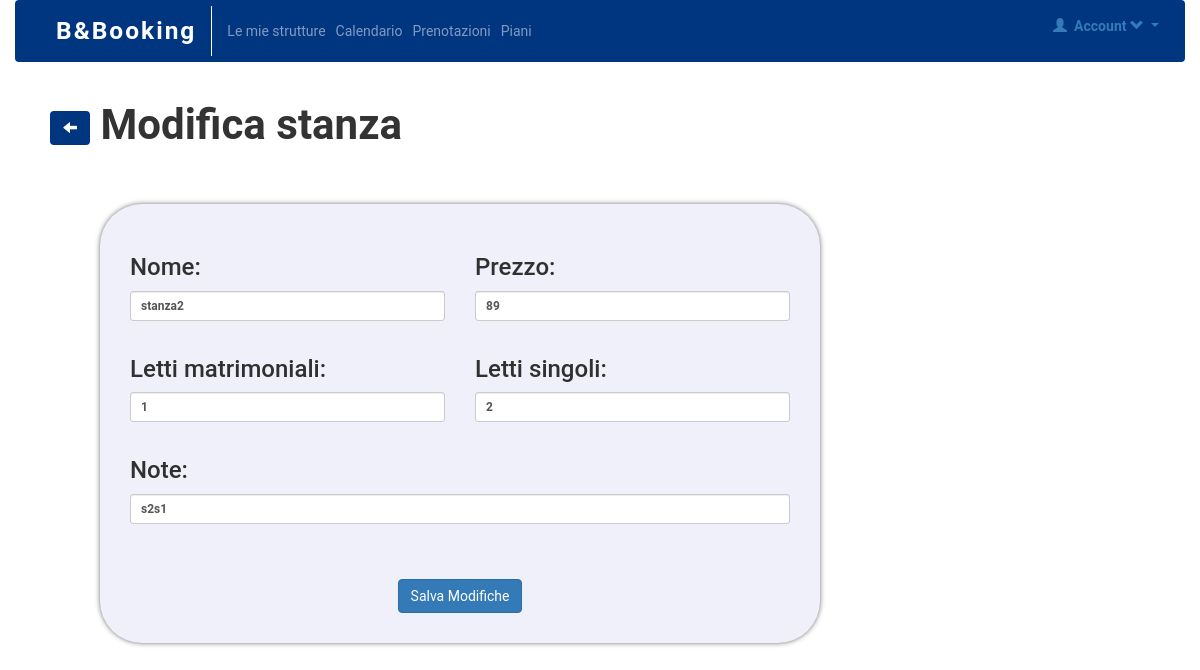
The app's page /modificaStanza.php?scelta_struttura=1&stanza_id=2 (signed in) with its own data.
### tables this page shows
CREATE TABLE `stanze` (
  `stanza_id` int(10) UNSIGNED NOT NULL,
  `stanza_nome` varchar(32) NOT NULL,
  `stanza_note` varchar(500) DEFAULT NULL,
  `stanza_fkstrutturaid` int(10) UNSIGNED NOT NULL,
  `stanza_prezzo` int(4) UNSIGNED NOT NULL,
  `stanza_matrimoniali` int(1) UNSIGNED DEFAULT NULL,
  `stanza_singoli` int(1) UNSIGNED DEFAULT NULL,
  `stanza_en` tinyint(10) UNSIGNED NOT NULL
);

### modificaStanza.php (the view, shortened to what this page needs)
<!DOCTYPE html>
<html lang="it">
<?php
    require_once('init.php');
    $scelta_struttura = $_GET['scelta_struttura'];
    $idstanza = $_GET['stanza_id'];
    $query = "SELECT * FROM stanze WHERE stanza_id = $idstanza && stanza_en=1;";
    $ris = mysqli_query($link, $query);
    $row = mysqli_fetch_assoc($ris);
    $nomeStanza = $row['stanza_nome'];
    $prezzo = $row['stanza_prezzo'];
    $mat = $row['stanza_matrimoniali'];
    $sin = $row['stanza_singoli'];
    $note = $row['stanza_note'];
    $url = "stanze.php?scelta_struttura=$scelta_struttura";
?>
<head>
    <link href="//maxcdn.bootstrapcdn.com/bootstrap/4.1.1/css/bootstrap.min.css" rel="stylesheet" id="bootstrap-css">
    <link href="//maxcdn.bootstrapcdn.com/bootstrap/3.2.0/css/bootstrap.min.css" rel="stylesheet" type="text/css" />
    <link rel="stylesheet" type="text/css" href="css/navstyle.css">
    <link rel="stylesheet" type="text/css" href="css/style.css">
</head>
<body>
<div id="wrapper">
    <div class="container-fluid">
        <nav class="navbar navbar-expand-lg navbar-dark">
            <div class="collapse navbar-collapse" id="navbarTogglerDemo02">
                <a class="navbar-brand" id="bb" style="border-right: 1px solid white">B&Booking</a>
                <ul class="navbar-nav mr-auto mt-2 mt-lg-0">
                    <li class="nav-item">
                    <a class="nav-link" href="strutture.php">Le mie strutture</a>
                    </li>
                    <li class="nav-item">
                    <a class="nav-link" href="calendario.php">Calendario</a>
                    </li>
                    <li class="nav-item">
                    <a class="nav-link" href="prenotazioni.php">Prenotazioni</a>
                    </li>
                    <li class="nav-item">
                            <a class="nav-link" href="piano.php">Piani</a>
                        </li>
                </ul>
    <?php require('navbar.php'); ?>
    <h1 class="titolitab" style="margin-left: 50px;">
            <button type="button" class="btn" style="background-color: #003580;" onclick="location.href='<?php echo $url ?>'">
                <span style="color: white;" class="glyphicon glyphicon-arrow-left"></span>
            </button>
            Modifica stanza
            <br/><br/>
    </h1>
    <div id="riquadro">
        <form role="form" method="post" action="editStanza.php?struttura_id=<?php echo $scelta_struttura ?>&stanza_id=<?php echo $idstanza ?>" id="form_stanza">
            <div class="row">
                <div class="col-xs-6 col-sm-6 col-md-6">
                    <div class="form-group">
                        <h3>Nome: </h3>
                        <input type="text" id="nome_stanza" class="form-control input-sm" value="<?php echo $nomeStanza ?>" name="nome_stanza" required>
                    </div>
                </div>
                <div class="col-xs-6 col-sm-6 col-md-6">
                    <div class="form-group">
                        <h3>Prezzo: </h3>
                        <input type="number" id="prezzo_stanza" class="form-control input-sm" value="<?php echo $prezzo ?>" name="prezzo_stanza" required>
                    </div>
                </div>
            </div>
            <div class="row">
                <div class="col-xs-6 col-sm-6 col-md-6">
                    <div class="form-group">
                        <h3>Letti matrimoniali: </h3>
                        <input type="number" id="matrimoniali" class="form-control input-sm" value="<?php echo $mat ?>" name="matrimoniali" required>
                    </div>
                </div>
                <div class="col-xs-6 col-sm-6 col-md-6">
                    <div class="form-group">
                        <h3>Letti singoli: </h3>
                        <input type="number" id="singoli" class="form-control input-sm" value="<?php echo $sin ?>" name="singoli" required>
                    </div>
                </div>
            </div>
            <div class="row">
                <div class="col">
                    <div class="form-group">
                        <h3>Note: </h3>
                        <input type="text" id="note" class="form-control input-sm" value="<?php echo $note ?>" name="note" required><br/><br/>
                    </div>
                </div>
            </div>
            <div style="text-align: center;">
                <button type="submit" class="btn btn-primary">Salva Modifiche</button>
            </div>
        </form>
    </div>
</div>
</body>
</html>

### css/navstyle.css (style rules this page uses)
.navbar { background: #003580; }
#bb { font-weight: bold; letter-spacing: 2px; color: white; font-size: 175%; }

### css/style.css (style rules this page uses)
body { margin: 0; padding: 0; font-family: 'Roboto', sans-serif; }
html, body { height: 100%; }
#wrapper { min-height:100%; height:auto !important; height:100%; margin:0 auto -100px; }
.titolitab { font-weight: bold; margin-left: 100px; font-size: 300%; }
#riquadro { width: 60%; margin-left: 100px; padding: 30px; color: rgb(49, 48, 48); background: rgb(240, 240, 250); box-shadow: 0px 0px 5px rgba(51, 51, 51, 0.7); -moz-border-radius: .3em; -webkit-border-radius: .3em; border-radius: 3em; }

### records on screen
stanze: nome_stanza "stanza2", prezzo_stanza "89", matrimoniali "1", singoli "2", note "s2s1"
